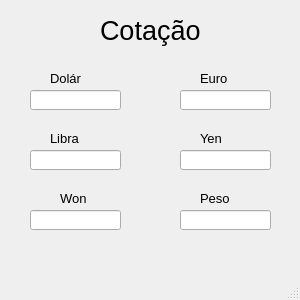
<?xml version="1.0" encoding="UTF-8"?>
<ui version="4.0">
 <class>MainWindow</class>
 <widget class="QMainWindow" name="MainWindow">
  <property name="geometry">
   <rect>
    <x>0</x>
    <y>0</y>
    <width>300</width>
    <height>300</height>
   </rect>
  </property>
  <property name="windowTitle">
   <string>MainWindow</string>
  </property>
  <widget class="QWidget" name="centralwidget">
   <widget class="QLabel" name="label">
    <property name="geometry">
     <rect>
      <x>100</x>
      <y>0</y>
      <width>141</width>
      <height>61</height>
     </rect>
    </property>
    <property name="font">
     <font>
      <pointsize>20</pointsize>
     </font>
    </property>
    <property name="text">
     <string>Cotação</string>
    </property>
   </widget>
   <widget class="QLineEdit" name="lineEdit">
    <property name="geometry">
     <rect>
      <x>30</x>
      <y>90</y>
      <width>91</width>
      <height>20</height>
     </rect>
    </property>
    <property name="readOnly">
     <bool>true</bool>
    </property>
   </widget>
   <widget class="QLabel" name="label_2">
    <property name="geometry">
     <rect>
      <x>50</x>
      <y>70</y>
      <width>47</width>
      <height>16</height>
     </rect>
    </property>
    <property name="font">
     <font>
      <pointsize>10</pointsize>
     </font>
    </property>
    <property name="text">
     <string>Dolár</string>
    </property>
   </widget>
   <widget class="QLineEdit" name="lineEdit_2">
    <property name="geometry">
     <rect>
      <x>180</x>
      <y>90</y>
      <width>91</width>
      <height>20</height>
     </rect>
    </property>
    <property name="readOnly">
     <bool>true</bool>
    </property>
   </widget>
   <widget class="QLineEdit" name="lineEdit_3">
    <property name="geometry">
     <rect>
      <x>30</x>
      <y>150</y>
      <width>91</width>
      <height>20</height>
     </rect>
    </property>
    <property name="readOnly">
     <bool>true</bool>
    </property>
   </widget>
   <widget class="QLineEdit" name="lineEdit_4">
    <property name="geometry">
     <rect>
      <x>180</x>
      <y>150</y>
      <width>91</width>
      <height>20</height>
     </rect>
    </property>
    <property name="readOnly">
     <bool>true</bool>
    </property>
   </widget>
   <widget class="QLineEdit" name="lineEdit_5">
    <property name="geometry">
     <rect>
      <x>30</x>
      <y>210</y>
      <width>91</width>
      <height>20</height>
     </rect>
    </property>
    <property name="readOnly">
     <bool>true</bool>
    </property>
   </widget>
   <widget class="QLineEdit" name="lineEdit_6">
    <property name="geometry">
     <rect>
      <x>180</x>
      <y>210</y>
      <width>91</width>
      <height>20</height>
     </rect>
    </property>
    <property name="readOnly">
     <bool>true</bool>
    </property>
   </widget>
   <widget class="QLabel" name="label_3">
    <property name="geometry">
     <rect>
      <x>200</x>
      <y>70</y>
      <width>47</width>
      <height>16</height>
     </rect>
    </property>
    <property name="font">
     <font>
      <pointsize>10</pointsize>
     </font>
    </property>
    <property name="text">
     <string>Euro</string>
    </property>
   </widget>
   <widget class="QLabel" name="label_4">
    <property name="geometry">
     <rect>
      <x>50</x>
      <y>130</y>
      <width>47</width>
      <height>16</height>
     </rect>
    </property>
    <property name="font">
     <font>
      <pointsize>10</pointsize>
     </font>
    </property>
    <property name="text">
     <string>Libra</string>
    </property>
   </widget>
   <widget class="QLabel" name="label_5">
    <property name="geometry">
     <rect>
      <x>200</x>
      <y>130</y>
      <width>47</width>
      <height>16</height>
     </rect>
    </property>
    <property name="font">
     <font>
      <pointsize>10</pointsize>
     </font>
    </property>
    <property name="text">
     <string>Yen</string>
    </property>
   </widget>
   <widget class="QLabel" name="label_6">
    <property name="geometry">
     <rect>
      <x>60</x>
      <y>190</y>
      <width>47</width>
      <height>16</height>
     </rect>
    </property>
    <property name="font">
     <font>
      <pointsize>10</pointsize>
     </font>
    </property>
    <property name="text">
     <string>Won</string>
    </property>
   </widget>
   <widget class="QLabel" name="label_7">
    <property name="geometry">
     <rect>
      <x>200</x>
      <y>190</y>
      <width>47</width>
      <height>16</height>
     </rect>
    </property>
    <property name="font">
     <font>
      <pointsize>10</pointsize>
     </font>
    </property>
    <property name="text">
     <string>Peso</string>
    </property>
   </widget>
  </widget>
  <widget class="QMenuBar" name="menubar">
   <property name="geometry">
    <rect>
     <x>0</x>
     <y>0</y>
     <width>300</width>
     <height>21</height>
    </rect>
   </property>
  </widget>
  <widget class="QStatusBar" name="statusbar"/>
 </widget>
 <resources/>
 <connections/>
</ui>
